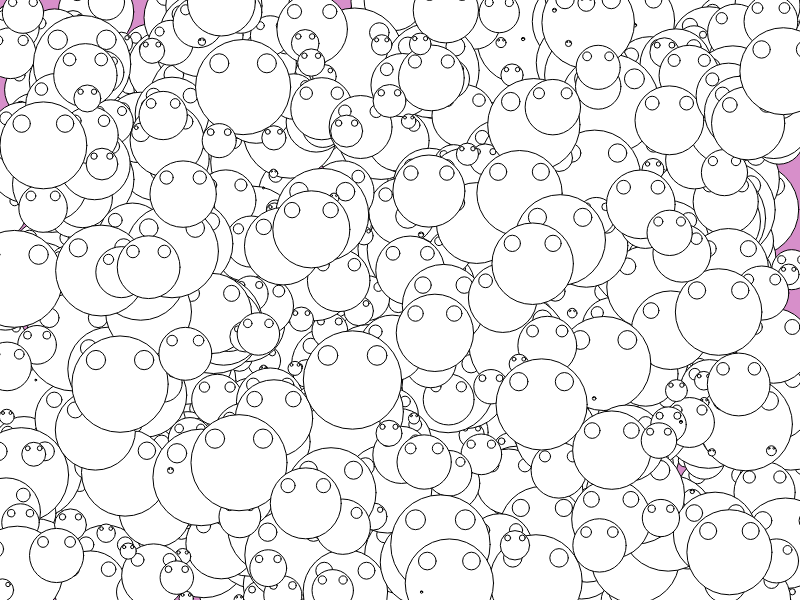
Frame 1 (no input)
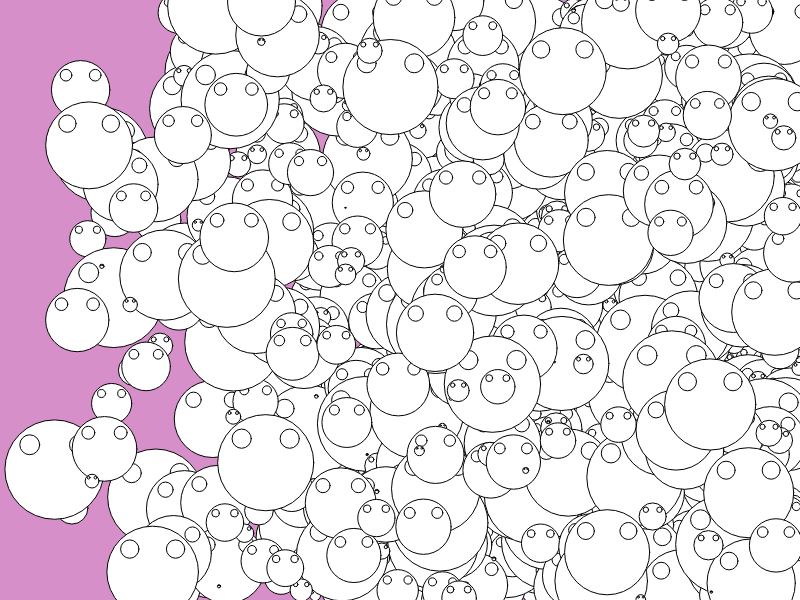
Frame 60 (no input)
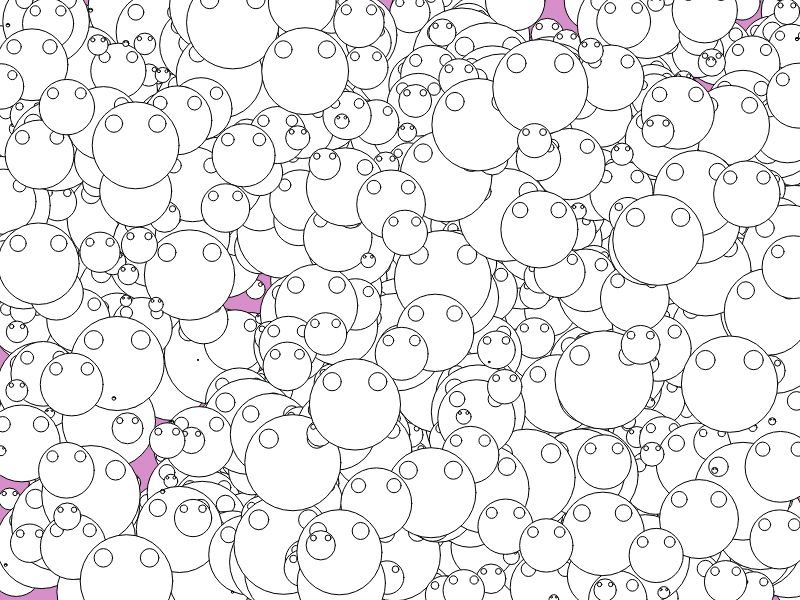
Frame 120 (the mouse pressed at the canvas centre since frame 60)

The p5.js sketch that drew these frames (run headless with seeded random() and noise() and a simulated clock; from frame 60 on, the mouse is pressed at the canvas centre):

// p5.js sketch
// ── sketch.js

var bg_color = '#d78fca';

var happyfaces = [];

function setup() {
    createCanvas(800,600);
    background(bg_color);

    for (var i = 0; i < 1000; i++) {
        happyfaces.push(
            new Happyface(random(width), random(height), random(100), random(10) )
        );
    }
}

function draw() {
    background(bg_color);

    for (var i = 0; i < happyfaces.length; i++) {
        happyfaces[i].display();
        happyfaces[i].move();
    }

}

// ── happyface.js
/* CLASS FILE FOR HAPPYFACE */


// Constructor Method for the class 'Happyface'
// A constructor method is used to create a new object
// NOTE: Typically you should capitalize class names
function Happyface(init_x, init_y, init_size, delta){
    this.x = init_x;
    this.y = init_y;
    this.size = init_size;
    this.delta = delta;

    this.move = function(){
        this.x += this.delta;
        this.checkEdges();
    };

    this.checkEdges = function(){
        if (this.x >= width) {
            this.x = width - 1;
            this.delta *= -1;
        } else if (this.x <= 0) {
            this.x = 0 + 1;
            this.delta *= -1;
        }
    }
}

// Another method to be called
// This will display our happyface object.
Happyface.prototype.display = function(){
    push();
    translate(this.x, this.y);

    ellipse(0, 0, this.size, this.size);

    ellipse(-this.size*0.25, -this.size*0.25, this.size*0.2, this.size*0.2);
    ellipse(this.size*0.25, -this.size*0.25, this.size*0.2, this.size*0.2);
    pop();
};
